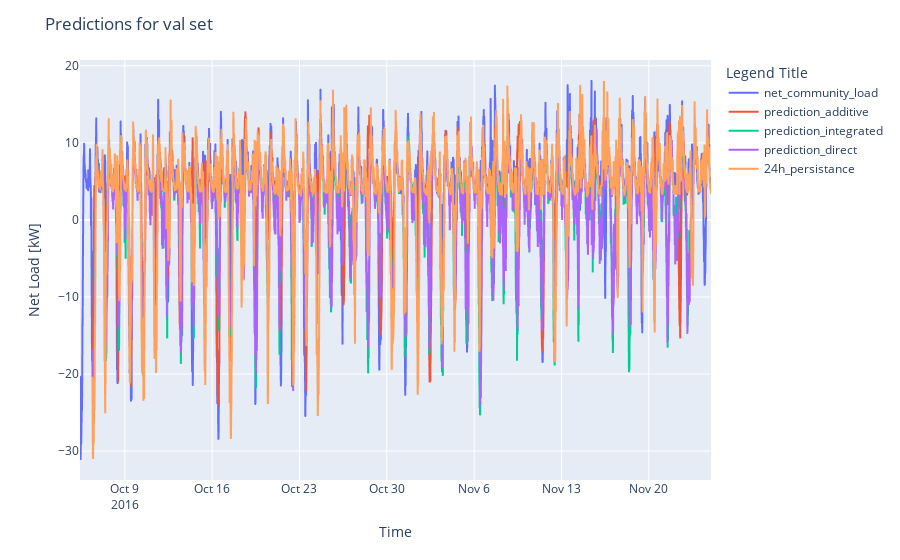

Notebook cell for this chart:
### Markdown cell above
### Train a single model

### Code cell
config_run = {
'model_setups_names': [
                             'additive',
                             'integrated',
                            'direct'
                        ],
'model_setup': None,
'METER': '1',
'META': '1',
'train_ratio': 0.8,
'val_ratio': 0.1,
'lookback_in_hours' : 24,
'path_len': 4,
'liklihood': None,
'holiday': True,
'use_datetime_encoding': True,
'boxcox': False,
'eval_metrics' : [mae, mse, rmse],
'evaluation_set': 'val',
'wandb': False,
}

df_metrics, df_compare = train_all(config_run)

### Figure 1 — Plotly figure (JSON) as saved in the notebook; plotly's stock layout.template omitted (floating-point values rounded to 4 significant figures; data arrays with more than 128 entries replaced by an {"elided": "..."} marker saying what was removed)
{"data": [{"hovertemplate": "variable=net_community_load<br>time=%{x}<br>value=%{y}<extra></extra>", "legendgroup": "net_community_load", "line": {"color": "#636efa", "dash": "solid"}, "marker": {"symbol": "circle"}, "mode": "lines", "name": "net_community_load", "showlegend": true, "type": "scattergl", "x": {"elided": "4857 str values"}, "xaxis": "x", "y": {"elided": "4857 float values"}, "yaxis": "y"}, {"hovertemplate": "variable=prediction_additive<br>time=%{x}<br>value=%{y}<extra></extra>", "legendgroup": "prediction_additive", "line": {"color": "#EF553B", "dash": "solid"}, "marker": {"symbol": "circle"}, "mode": "lines", "name": "prediction_additive", "showlegend": true, "type": "scattergl", "x": {"elided": "4857 str values"}, "xaxis": "x", "y": {"elided": "4857 float values"}, "yaxis": "y"}, {"hovertemplate": "variable=prediction_integrated<br>time=%{x}<br>value=%{y}<extra></extra>", "legendgroup": "prediction_integrated", "line": {"color": "#00cc96", "dash": "solid"}, "marker": {"symbol": "circle"}, "mode": "lines", "name": "prediction_integrated", "showlegend": true, "type": "scattergl", "x": {"elided": "4857 str values"}, "xaxis": "x", "y": {"elided": "4857 float values"}, "yaxis": "y"}, {"hovertemplate": "variable=prediction_direct<br>time=%{x}<br>value=%{y}<extra></extra>", "legendgroup": "prediction_direct", "line": {"color": "#ab63fa", "dash": "solid"}, "marker": {"symbol": "circle"}, "mode": "lines", "name": "prediction_direct", "showlegend": true, "type": "scattergl", "x": {"elided": "4857 str values"}, "xaxis": "x", "y": {"elided": "4857 float values"}, "yaxis": "y"}, {"hovertemplate": "variable=24h_persistance<br>time=%{x}<br>value=%{y}<extra></extra>", "legendgroup": "24h_persistance", "line": {"color": "#FFA15A", "dash": "solid"}, "marker": {"symbol": "circle"}, "mode": "lines", "name": "24h_persistance", "showlegend": true, "type": "scattergl", "x": {"elided": "4857 str values"}, "xaxis": "x", "y": {"elided": "4857 float values"}, "yaxis": "y"}], "layout": {"legend": {"title": {"text": "Legend Title"}, "tracegroupgap": 0}, "margin": {"t": 60}, "title": {"text": "Predictions for val set"}, "xaxis": {"anchor": "y", "domain": [0, 1], "title": {"text": "Time"}}, "yaxis": {"anchor": "x", "domain": [0, 1], "title": {"text": "Net Load [kW]"}}}}
